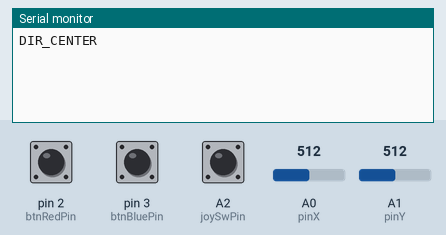
The sketch below on a simulated Arduino Uno, built with avr-gcc and run on an emulated ATmega328P. Parts: the last lines printed to the serial monitor. Inputs (shaded band) come from the test bench; at power-on: A0 (pinX) = 512, A1 (pinY) = 512, pin 2 (btnRedPin) HIGH, pin 3 (btnBluePin) HIGH, A2 (joySwPin) HIGH.

Above: at 1.2 s.
1.3 s: A0 (pinX) set to 710
At 2.4 s:
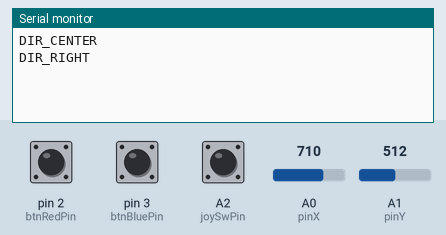
2.8 s: A1 (pinY) set to 710
At 3.2 s:
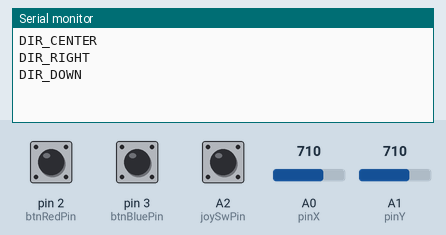
4.3 s: pin 2 (btnRedPin) pulled LOW for 0.15 s
At 4.8 s:
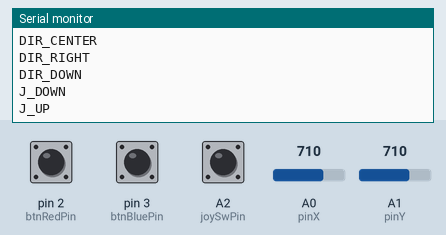
5.9 s: pin 3 (btnBluePin) pulled LOW for 0.15 s
At 7.2 s:
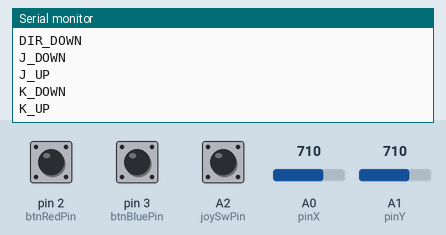
7.5 s: A2 (joySwPin) pulled LOW for 0.15 s
At 8.6 s:
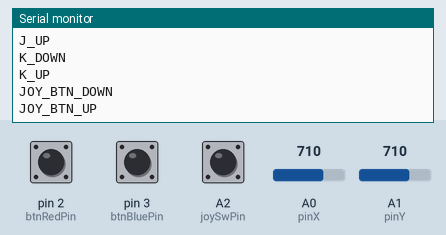
9.1 s: A1 (pinY) set to 290
At 10.3 s:
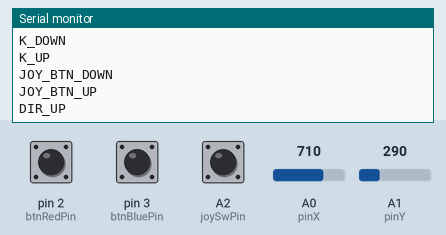

Measured:
- after the input at 1.3 s, the serial monitor: prints a new line at once (image 1)
- after the input at 2.8 s, the serial monitor: prints a new line at once (image 2)
- after the input at 4.3 s, the serial monitor: prints a new line at once (image 3)
- after the input at 5.9 s, the serial monitor: prints a new line at once (image 4)
- after the input at 7.5 s, the serial monitor: prints a new line at once (image 5)
- after the input at 9.1 s, the serial monitor: prints a new line at once (image 6)

The sketch:

sketch_jun8a.ino
```cpp
// === 定義腳位 ===
const int btnRedPin = 2;   // 紅色按鈕 (對應 J 鍵)
const int btnBluePin = 3;  // 藍色按鈕 (對應 K 鍵)
const int joySwPin = A2;   // 🌟 搖桿按壓開關 (SW) 改接 A2，線路更整齊
const int pinX = A0;       // 搖桿 X 軸
const int pinY = A1;       // 搖桿 Y 軸

// === 紀錄狀態的變數 ===
int lastRedState = HIGH;
int lastBlueState = HIGH;
int lastJoySwState = HIGH; // 🌟 新增：紀錄搖桿按鍵狀態
String lastDirection = "";

void setup() {
  pinMode(btnRedPin, INPUT_PULLUP);
  pinMode(btnBluePin, INPUT_PULLUP);
  pinMode(joySwPin, INPUT_PULLUP); // 設定搖桿按鈕為上拉電阻

  Serial.begin(115200);
}

void loop() {
  // ==========================================
  // 1. 處理紅圈按鈕 (J)
  // ==========================================
  int redState = digitalRead(btnRedPin);
  if (redState != lastRedState) {
    lastRedState = redState;
    if (redState == LOW) {
      Serial.println("J_DOWN");
    } else {
      Serial.println("J_UP");
    }
  }

  // ==========================================
  // 2. 處理藍圈按鈕 (K)
  // ==========================================
  int blueState = digitalRead(btnBluePin);
  if (blueState != lastBlueState) {
    lastBlueState = blueState;
    if (blueState == LOW) {
      Serial.println("K_DOWN");
    } else {
      Serial.println("K_UP");
    }
  }

  // ==========================================
  // 🌟 3. 處理搖桿按壓 (當作獨立的第 3 顆按鈕)
  // ==========================================
  int joySwState = digitalRead(joySwPin);
  if (joySwState != lastJoySwState) {
    lastJoySwState = joySwState;
    if (joySwState == LOW) {
      Serial.println("JOY_BTN_DOWN");
    } else {
      Serial.println("JOY_BTN_UP");
    }
  }

  // ==========================================
  // 4. 處理搖桿方向 (純粹讀取 X Y 軸)
  // ==========================================
  static unsigned long lastJoyTime = 0;
  if (millis() - lastJoyTime > 50) {
    lastJoyTime = millis();

    int xVal = analogRead(pinX);
    int yVal = analogRead(pinY);

    String currentDir = "CENTER";

    // 正常判斷方向
    if (yVal < 300) {
      currentDir = "UP";
    } else if (yVal > 700) {
      currentDir = "DOWN";
    } else if (xVal < 300) {
      currentDir = "LEFT";
    } else if (xVal > 700) {
      currentDir = "RIGHT";
    }

    // 防洗頻機制：方向改變時才輸出
    if (currentDir != lastDirection) {
      Serial.print("DIR_");
      Serial.println(currentDir);
      lastDirection = currentDir;
    }
  }

  delay(10);
}
```
